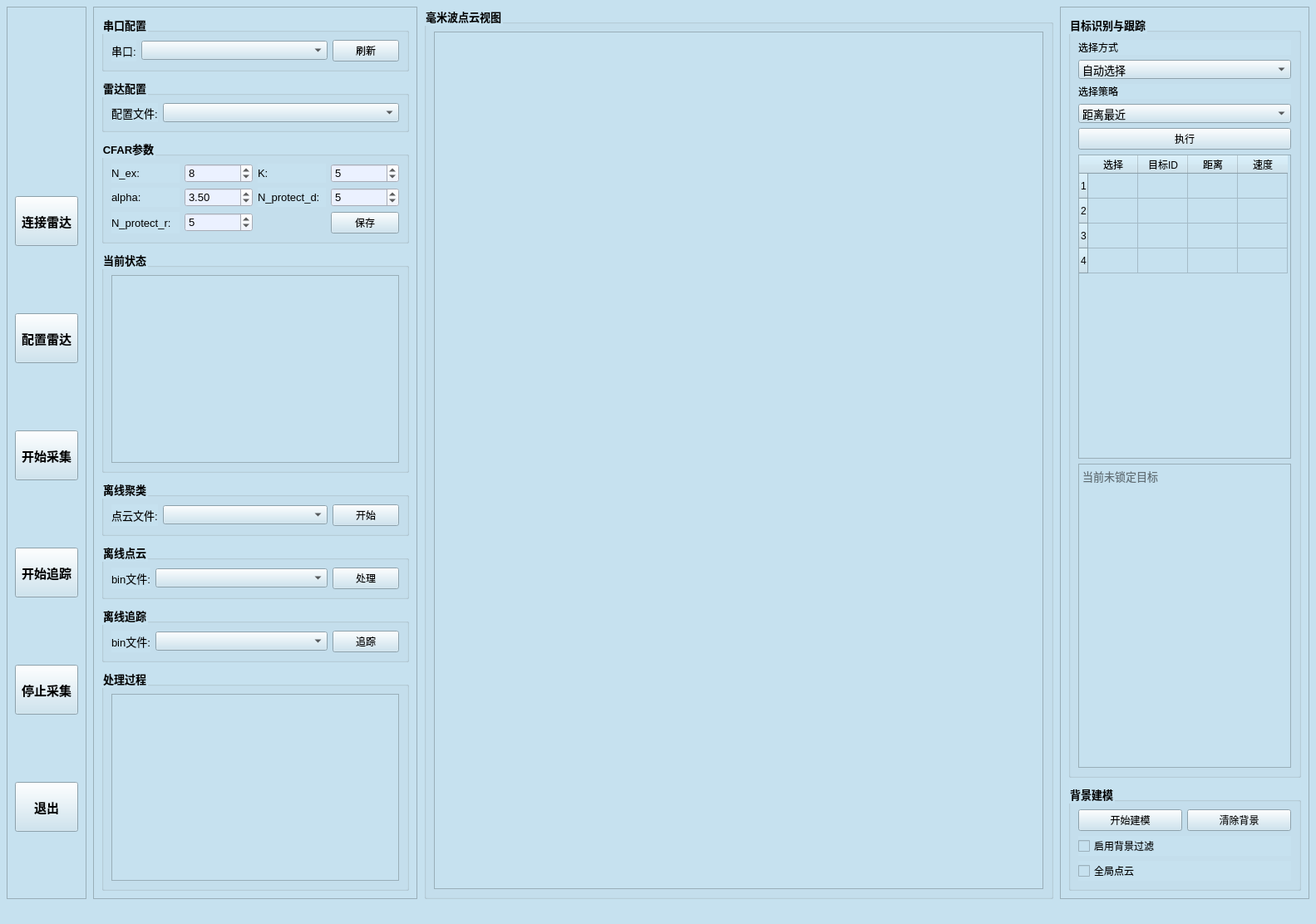
<?xml version="1.0" encoding="UTF-8"?>
<ui version="4.0">
 <class>RadarGUIRedesignV2</class>
 <widget class="QMainWindow" name="RadarGUIRedesignV2">
  <property name="geometry">
   <rect>
    <x>0</x>
    <y>0</y>
    <width>1583</width>
    <height>1112</height>
   </rect>
  </property>
  <property name="windowTitle">
   <string>单目标识别与自主跟随系统</string>
  </property>
  <property name="styleSheet">
   <string notr="true">
background-color: rgb(198, 225, 239);
</string>
  </property>
  <widget class="QWidget" name="centralwidget">
   <layout class="QVBoxLayout" name="rootLayout">
    <property name="spacing">
     <number>8</number>
    </property>
    <property name="leftMargin">
     <number>8</number>
    </property>
    <property name="topMargin">
     <number>8</number>
    </property>
    <property name="rightMargin">
     <number>8</number>
    </property>
    <property name="bottomMargin">
     <number>8</number>
    </property>
    <item>
     <layout class="QHBoxLayout" name="mainLayout" stretch="0,0,1,0">
      <property name="spacing">
       <number>8</number>
      </property>
      <item>
       <widget class="QFrame" name="navFrame">
        <property name="minimumSize">
         <size>
          <width>86</width>
          <height>0</height>
         </size>
        </property>
        <property name="maximumSize">
         <size>
          <width>96</width>
          <height>16777215</height>
         </size>
        </property>
        <property name="styleSheet">
         <string notr="true"/>
        </property>
        <property name="frameShape">
         <enum>QFrame::StyledPanel</enum>
        </property>
        <layout class="QVBoxLayout" name="navLayout">
         <property name="spacing">
          <number>12</number>
         </property>
         <item>
          <widget class="QLabel" name="logoLabel">
           <property name="minimumSize">
            <size>
             <width>68</width>
             <height>68</height>
            </size>
           </property>
           <property name="maximumSize">
            <size>
             <width>68</width>
             <height>68</height>
            </size>
           </property>
           <property name="text">
            <string/>
           </property>
           <property name="pixmap">
            <pixmap>8.png</pixmap>
           </property>
           <property name="alignment">
            <set>Qt::AlignCenter</set>
           </property>
          </widget>
         </item>
         <item>
          <widget class="QPushButton" name="connectButton">
           <property name="minimumSize">
            <size>
             <width>74</width>
             <height>60</height>
            </size>
           </property>
           <property name="font">
            <font>
             <pointsize>11</pointsize>
             <weight>75</weight>
             <bold>true</bold>
            </font>
           </property>
           <property name="text">
            <string>连接雷达</string>
           </property>
          </widget>
         </item>
         <item>
          <widget class="QPushButton" name="configureButton">
           <property name="minimumSize">
            <size>
             <width>74</width>
             <height>60</height>
            </size>
           </property>
           <property name="font">
            <font>
             <pointsize>11</pointsize>
             <weight>75</weight>
             <bold>true</bold>
            </font>
           </property>
           <property name="text">
            <string>配置雷达</string>
           </property>
          </widget>
         </item>
         <item>
          <widget class="QPushButton" name="pushButton_2">
           <property name="minimumSize">
            <size>
             <width>74</width>
             <height>60</height>
            </size>
           </property>
           <property name="font">
            <font>
             <pointsize>11</pointsize>
             <weight>75</weight>
             <bold>true</bold>
            </font>
           </property>
           <property name="text">
            <string>开始采集</string>
           </property>
          </widget>
         </item>
         <item>
          <widget class="QPushButton" name="pushButton_6">
           <property name="minimumSize">
            <size>
             <width>74</width>
             <height>60</height>
            </size>
           </property>
           <property name="font">
            <font>
             <pointsize>11</pointsize>
             <weight>75</weight>
             <bold>true</bold>
            </font>
           </property>
           <property name="text">
            <string>开始追踪</string>
           </property>
          </widget>
         </item>
         <item>
          <widget class="QPushButton" name="pushButton_3">
           <property name="minimumSize">
            <size>
             <width>74</width>
             <height>60</height>
            </size>
           </property>
           <property name="font">
            <font>
             <pointsize>11</pointsize>
             <weight>75</weight>
             <bold>true</bold>
            </font>
           </property>
           <property name="text">
            <string>停止采集</string>
           </property>
          </widget>
         </item>
         <item>
          <widget class="QPushButton" name="pushButton">
           <property name="minimumSize">
            <size>
             <width>74</width>
             <height>60</height>
            </size>
           </property>
           <property name="font">
            <font>
             <pointsize>11</pointsize>
             <weight>75</weight>
             <bold>true</bold>
            </font>
           </property>
           <property name="text">
            <string>退出</string>
           </property>
          </widget>
         </item>
        </layout>
       </widget>
      </item>
      <item>
       <widget class="QFrame" name="configPanel">
        <property name="minimumSize">
         <size>
          <width>390</width>
          <height>0</height>
         </size>
        </property>
        <property name="maximumSize">
         <size>
          <width>460</width>
          <height>16777215</height>
         </size>
        </property>
        <property name="frameShape">
         <enum>QFrame::StyledPanel</enum>
        </property>
        <layout class="QVBoxLayout" name="configPanelLayout">
         <property name="spacing">
          <number>8</number>
         </property>
         <item>
          <widget class="QGroupBox" name="serialGroup">
           <property name="font">
            <font>
             <pointsize>10</pointsize>
             <weight>75</weight>
             <bold>true</bold>
            </font>
           </property>
           <property name="title">
            <string>串口配置</string>
           </property>
           <layout class="QGridLayout" name="serialGrid">
            <item row="0" column="0">
             <widget class="QLabel" name="label">
              <property name="sizePolicy">
               <sizepolicy hsizetype="Fixed" vsizetype="Preferred">
                <horstretch>0</horstretch>
                <verstretch>0</verstretch>
               </sizepolicy>
              </property>
              <property name="font">
               <font>
                <pointsize>10</pointsize>
                <weight>50</weight>
                <bold>false</bold>
               </font>
              </property>
              <property name="text">
               <string>串口:</string>
              </property>
             </widget>
            </item>
            <item row="0" column="1">
             <widget class="QComboBox" name="serialPortCombo">
              <property name="sizePolicy">
               <sizepolicy hsizetype="Preferred" vsizetype="Fixed">
                <horstretch>0</horstretch>
                <verstretch>0</verstretch>
               </sizepolicy>
              </property>
              <property name="font">
               <font>
                <pointsize>10</pointsize>
                <weight>50</weight>
                <bold>false</bold>
               </font>
              </property>
             </widget>
            </item>
            <item row="0" column="2">
             <widget class="QPushButton" name="refreshPortsButton">
              <property name="sizePolicy">
               <sizepolicy hsizetype="Maximum" vsizetype="Fixed">
                <horstretch>0</horstretch>
                <verstretch>0</verstretch>
               </sizepolicy>
              </property>
              <property name="text">
               <string>刷新</string>
              </property>
             </widget>
            </item>
           </layout>
          </widget>
         </item>
         <item>
          <widget class="QGroupBox" name="configGroup">
           <property name="font">
            <font>
             <pointsize>10</pointsize>
             <weight>75</weight>
             <bold>true</bold>
            </font>
           </property>
           <property name="title">
            <string>雷达配置</string>
           </property>
           <layout class="QGridLayout" name="configGrid">
            <item row="0" column="0">
             <widget class="QLabel" name="label_2">
              <property name="sizePolicy">
               <sizepolicy hsizetype="Fixed" vsizetype="Preferred">
                <horstretch>0</horstretch>
                <verstretch>0</verstretch>
               </sizepolicy>
              </property>
              <property name="font">
               <font>
                <pointsize>10</pointsize>
                <weight>50</weight>
                <bold>false</bold>
               </font>
              </property>
              <property name="text">
               <string>配置文件:</string>
              </property>
             </widget>
            </item>
            <item row="0" column="1">
             <widget class="QComboBox" name="configFileCombo">
              <property name="font">
               <font>
                <pointsize>10</pointsize>
                <weight>50</weight>
                <bold>false</bold>
               </font>
              </property>
             </widget>
            </item>
           </layout>
          </widget>
         </item>
         <item>
          <widget class="QGroupBox" name="cfarGroup">
           <property name="font">
            <font>
             <pointsize>10</pointsize>
             <weight>75</weight>
             <bold>true</bold>
            </font>
           </property>
           <property name="title">
            <string>CFAR参数</string>
           </property>
           <layout class="QGridLayout" name="cfarGrid">
            <item row="0" column="0">
             <widget class="QLabel" name="labelNex">
              <property name="font">
               <font>
                <pointsize>10</pointsize>
                <weight>50</weight>
                <bold>false</bold>
               </font>
              </property>
              <property name="text">
               <string>N_ex:</string>
              </property>
              <property name="alignment">
               <set>Qt::AlignLeading|Qt::AlignLeft|Qt::AlignVCenter</set>
              </property>
             </widget>
            </item>
            <item row="1" column="0">
             <widget class="QLabel" name="labelAlpha">
              <property name="font">
               <font>
                <pointsize>10</pointsize>
                <weight>50</weight>
                <bold>false</bold>
               </font>
              </property>
              <property name="text">
               <string>alpha:</string>
              </property>
              <property name="alignment">
               <set>Qt::AlignLeading|Qt::AlignLeft|Qt::AlignVCenter</set>
              </property>
             </widget>
            </item>
            <item row="2" column="0">
             <widget class="QLabel" name="labelPr">
              <property name="font">
               <font>
                <pointsize>10</pointsize>
                <weight>50</weight>
                <bold>false</bold>
               </font>
              </property>
              <property name="text">
               <string>N_protect_r:</string>
              </property>
             </widget>
            </item>
            <item row="1" column="1">
             <widget class="QDoubleSpinBox" name="spinAlpha">
              <property name="font">
               <font>
                <pointsize>10</pointsize>
                <weight>50</weight>
                <bold>false</bold>
               </font>
              </property>
              <property name="styleSheet">
               <string notr="true">background-color: rgb(235, 241, 255);</string>
              </property>
              <property name="decimals">
               <number>2</number>
              </property>
              <property name="value">
               <double>3.500000000000000</double>
              </property>
             </widget>
            </item>
            <item row="0" column="1">
             <widget class="QSpinBox" name="spinNex">
              <property name="font">
               <font>
                <pointsize>10</pointsize>
                <weight>50</weight>
                <bold>false</bold>
               </font>
              </property>
              <property name="styleSheet">
               <string notr="true">background-color: rgb(235, 241, 255);</string>
              </property>
              <property name="value">
               <number>8</number>
              </property>
             </widget>
            </item>
            <item row="0" column="3">
             <widget class="QSpinBox" name="spinK">
              <property name="font">
               <font>
                <pointsize>10</pointsize>
                <weight>50</weight>
                <bold>false</bold>
               </font>
              </property>
              <property name="styleSheet">
               <string notr="true">background-color: rgb(235, 241, 255);</string>
              </property>
              <property name="value">
               <number>5</number>
              </property>
             </widget>
            </item>
            <item row="2" column="1">
             <widget class="QSpinBox" name="spinProtectR">
              <property name="font">
               <font>
                <pointsize>10</pointsize>
                <weight>50</weight>
                <bold>false</bold>
               </font>
              </property>
              <property name="styleSheet">
               <string notr="true">background-color: rgb(235, 241, 255);</string>
              </property>
              <property name="value">
               <number>5</number>
              </property>
             </widget>
            </item>
            <item row="0" column="2">
             <widget class="QLabel" name="labelK">
              <property name="font">
               <font>
                <pointsize>10</pointsize>
                <weight>50</weight>
                <bold>false</bold>
               </font>
              </property>
              <property name="text">
               <string>K:</string>
              </property>
              <property name="textFormat">
               <enum>Qt::AutoText</enum>
              </property>
              <property name="alignment">
               <set>Qt::AlignLeading|Qt::AlignLeft|Qt::AlignVCenter</set>
              </property>
             </widget>
            </item>
            <item row="1" column="2">
             <widget class="QLabel" name="labelPd">
              <property name="font">
               <font>
                <pointsize>10</pointsize>
                <weight>50</weight>
                <bold>false</bold>
               </font>
              </property>
              <property name="text">
               <string>N_protect_d:</string>
              </property>
             </widget>
            </item>
            <item row="1" column="3">
             <widget class="QSpinBox" name="spinProtectD">
              <property name="font">
               <font>
                <pointsize>10</pointsize>
                <weight>50</weight>
                <bold>false</bold>
               </font>
              </property>
              <property name="styleSheet">
               <string notr="true">background-color: rgb(235, 241, 255);</string>
              </property>
              <property name="value">
               <number>5</number>
              </property>
             </widget>
            </item>
            <item row="2" column="3">
             <widget class="QPushButton" name="cfarSaveButton">
              <property name="text">
               <string>保存</string>
              </property>
             </widget>
            </item>
           </layout>
          </widget>
         </item>
         <item>
          <widget class="QGroupBox" name="captureGroup">
           <property name="font">
            <font>
             <pointsize>10</pointsize>
             <weight>75</weight>
             <bold>true</bold>
            </font>
           </property>
           <property name="title">
            <string>当前状态</string>
           </property>
           <layout class="QVBoxLayout" name="captureLayout">
            <item>
             <widget class="QTextEdit" name="textEdit">
              <property name="minimumSize">
               <size>
                <width>0</width>
                <height>150</height>
               </size>
              </property>
              <property name="font">
               <font>
                <pointsize>10</pointsize>
                <weight>50</weight>
                <bold>false</bold>
               </font>
              </property>
             </widget>
            </item>
           </layout>
          </widget>
         </item>
         <item>
          <widget class="QGroupBox" name="pointCloudGroup">
           <property name="font">
            <font>
             <pointsize>10</pointsize>
             <weight>75</weight>
             <bold>true</bold>
            </font>
           </property>
           <property name="title">
            <string>离线聚类</string>
           </property>
           <layout class="QGridLayout" name="pointCloudGrid">
            <item row="0" column="1">
             <widget class="QComboBox" name="pointCloudCombo">
              <property name="font">
               <font>
                <pointsize>10</pointsize>
                <weight>50</weight>
                <bold>false</bold>
               </font>
              </property>
             </widget>
            </item>
            <item row="0" column="0">
             <widget class="QLabel" name="pointCloudLabel">
              <property name="sizePolicy">
               <sizepolicy hsizetype="Fixed" vsizetype="Preferred">
                <horstretch>0</horstretch>
                <verstretch>0</verstretch>
               </sizepolicy>
              </property>
              <property name="font">
               <font>
                <pointsize>10</pointsize>
                <weight>50</weight>
                <bold>false</bold>
               </font>
              </property>
              <property name="text">
               <string>点云文件:</string>
              </property>
             </widget>
            </item>
            <item row="0" column="2">
             <widget class="QPushButton" name="pushButton_4">
              <property name="sizePolicy">
               <sizepolicy hsizetype="Maximum" vsizetype="Fixed">
                <horstretch>0</horstretch>
                <verstretch>0</verstretch>
               </sizepolicy>
              </property>
              <property name="text">
               <string>开始</string>
              </property>
             </widget>
            </item>
           </layout>
          </widget>
         </item>
         <item>
          <widget class="QGroupBox" name="offlinePointCloudGroup">
           <property name="font">
            <font>
             <pointsize>10</pointsize>
             <weight>75</weight>
             <bold>true</bold>
            </font>
           </property>
           <property name="title">
            <string>离线点云</string>
           </property>
           <layout class="QGridLayout" name="offlineGrid">
            <item row="0" column="0">
             <widget class="QLabel" name="offlineBinLabel">
              <property name="sizePolicy">
               <sizepolicy hsizetype="Fixed" vsizetype="Preferred">
                <horstretch>0</horstretch>
                <verstretch>0</verstretch>
               </sizepolicy>
              </property>
              <property name="font">
               <font>
                <pointsize>10</pointsize>
                <weight>50</weight>
                <bold>false</bold>
               </font>
              </property>
              <property name="text">
               <string>bin文件:</string>
              </property>
             </widget>
            </item>
            <item row="0" column="1">
             <widget class="QComboBox" name="offlineBinCombo">
              <property name="font">
               <font>
                <pointsize>10</pointsize>
                <weight>50</weight>
                <bold>false</bold>
               </font>
              </property>
             </widget>
            </item>
            <item row="0" column="2">
             <widget class="QPushButton" name="offlineProcessButton">
              <property name="sizePolicy">
               <sizepolicy hsizetype="Maximum" vsizetype="Fixed">
                <horstretch>0</horstretch>
                <verstretch>0</verstretch>
               </sizepolicy>
              </property>
              <property name="text">
               <string>处理</string>
              </property>
             </widget>
            </item>
           </layout>
          </widget>
         </item>
         <item>
          <widget class="QGroupBox" name="offlinePointCloudGroup_2">
           <property name="font">
            <font>
             <pointsize>10</pointsize>
             <weight>75</weight>
             <bold>true</bold>
            </font>
           </property>
           <property name="title">
            <string>离线追踪</string>
           </property>
           <layout class="QGridLayout" name="offlineGrid_2">
            <item row="0" column="0">
             <widget class="QLabel" name="offlineBinLabel_2">
              <property name="sizePolicy">
               <sizepolicy hsizetype="Fixed" vsizetype="Preferred">
                <horstretch>0</horstretch>
                <verstretch>0</verstretch>
               </sizepolicy>
              </property>
              <property name="font">
               <font>
                <pointsize>10</pointsize>
                <weight>50</weight>
                <bold>false</bold>
               </font>
              </property>
              <property name="text">
               <string>bin文件:</string>
              </property>
             </widget>
            </item>
            <item row="0" column="1">
             <widget class="QComboBox" name="offlineBinCombo_2">
              <property name="font">
               <font>
                <pointsize>10</pointsize>
                <weight>50</weight>
                <bold>false</bold>
               </font>
              </property>
             </widget>
            </item>
            <item row="0" column="2">
             <widget class="QPushButton" name="offlineProcessButton_2">
              <property name="sizePolicy">
               <sizepolicy hsizetype="Maximum" vsizetype="Fixed">
                <horstretch>0</horstretch>
                <verstretch>0</verstretch>
               </sizepolicy>
              </property>
              <property name="text">
               <string>追踪</string>
              </property>
             </widget>
            </item>
           </layout>
          </widget>
         </item>
         <item>
          <widget class="QGroupBox" name="logGroup">
           <property name="font">
            <font>
             <pointsize>10</pointsize>
             <weight>75</weight>
             <bold>true</bold>
            </font>
           </property>
           <property name="title">
            <string>处理过程</string>
           </property>
           <layout class="QVBoxLayout" name="logGroupLayout">
            <item>
             <widget class="QTextEdit" name="logTextEdit">
              <property name="minimumSize">
               <size>
                <width>0</width>
                <height>210</height>
               </size>
              </property>
              <property name="font">
               <font>
                <pointsize>10</pointsize>
                <weight>50</weight>
                <bold>false</bold>
               </font>
              </property>
             </widget>
            </item>
           </layout>
          </widget>
         </item>
        </layout>
       </widget>
      </item>
      <item>
       <widget class="QGroupBox" name="groupBox">
        <property name="font">
         <font>
          <pointsize>10</pointsize>
          <weight>75</weight>
          <bold>true</bold>
         </font>
        </property>
        <property name="title">
         <string>毫米波点云视图</string>
        </property>
        <layout class="QVBoxLayout" name="pointCloudLayout">
         <item>
          <widget class="QGraphicsView" name="graphicsView">
           <property name="minimumSize">
            <size>
             <width>520</width>
             <height>520</height>
            </size>
           </property>
           <property name="font">
            <font>
             <pointsize>10</pointsize>
             <weight>50</weight>
             <bold>false</bold>
            </font>
           </property>
          </widget>
         </item>
        </layout>
       </widget>
      </item>
      <item>
       <widget class="QFrame" name="taskPanel">
        <property name="minimumSize">
         <size>
          <width>300</width>
          <height>0</height>
         </size>
        </property>
        <property name="maximumSize">
         <size>
          <width>360</width>
          <height>16777215</height>
         </size>
        </property>
        <property name="frameShape">
         <enum>QFrame::StyledPanel</enum>
        </property>
        <layout class="QVBoxLayout" name="taskPanelLayout">
         <property name="spacing">
          <number>8</number>
         </property>
         <item>
          <widget class="QGroupBox" name="targetTrackingGroup">
           <property name="font">
            <font>
             <pointsize>10</pointsize>
             <weight>75</weight>
             <bold>true</bold>
            </font>
           </property>
           <property name="title">
            <string>目标识别与跟踪</string>
           </property>
           <layout class="QVBoxLayout" name="targetTrackingLayout">
            <item>
             <widget class="QLabel" name="targetModeLabel">
              <property name="text">
               <string>选择方式</string>
              </property>
             </widget>
            </item>
            <item>
             <widget class="QComboBox" name="targetModeCombo">
              <property name="font">
               <font>
                <pointsize>10</pointsize>
                <weight>50</weight>
                <bold>false</bold>
               </font>
              </property>
              <item>
               <property name="text">
                <string>自动选择</string>
               </property>
              </item>
              <item>
               <property name="text">
                <string>人工点击候选目标</string>
               </property>
              </item>
             </widget>
            </item>
            <item>
             <widget class="QLabel" name="targetRuleLabel">
              <property name="text">
               <string>选择策略</string>
              </property>
             </widget>
            </item>
            <item>
             <widget class="QComboBox" name="targetRuleCombo">
              <property name="font">
               <font>
                <pointsize>10</pointsize>
                <weight>50</weight>
                <bold>false</bold>
               </font>
              </property>
              <item>
               <property name="text">
                <string>距离最近</string>
               </property>
              </item>
              <item>
               <property name="text">
                <string>速度最快</string>
               </property>
              </item>
              <item>
               <property name="text">
                <string>运动点优先</string>
               </property>
              </item>
             </widget>
            </item>
            <item>
             <widget class="QPushButton" name="autoSelectButton">
              <property name="text">
               <string>执行</string>
              </property>
             </widget>
            </item>
            <item>
             <widget class="QTableWidget" name="tableWidget">
              <property name="sizePolicy">
               <sizepolicy hsizetype="Fixed" vsizetype="Expanding">
                <horstretch>0</horstretch>
                <verstretch>0</verstretch>
               </sizepolicy>
              </property>
              <property name="rowCount">
               <number>4</number>
              </property>
              <attribute name="horizontalHeaderCascadingSectionResizes">
               <bool>false</bool>
              </attribute>
              <attribute name="horizontalHeaderMinimumSectionSize">
               <number>40</number>
              </attribute>
              <attribute name="horizontalHeaderDefaultSectionSize">
               <number>60</number>
              </attribute>
              <row/>
              <row/>
              <row/>
              <row/>
              <column>
               <property name="text">
                <string>选择</string>
               </property>
               <property name="textAlignment">
                <set>AlignCenter</set>
               </property>
              </column>
              <column>
               <property name="text">
                <string>目标ID</string>
               </property>
              </column>
              <column>
               <property name="text">
                <string>距离</string>
               </property>
              </column>
              <column>
               <property name="text">
                <string>速度</string>
               </property>
              </column>
             </widget>
            </item>
            <item>
             <widget class="QTextEdit" name="lockedTargetInfoText">
              <property name="minimumSize">
               <size>
                <width>0</width>
                <height>82</height>
               </size>
              </property>
              <property name="font">
               <font>
                <pointsize>10</pointsize>
                <weight>50</weight>
                <bold>false</bold>
               </font>
              </property>
              <property name="placeholderText">
               <string>当前未锁定目标</string>
              </property>
             </widget>
            </item>
           </layout>
          </widget>
         </item>
         <item>
          <widget class="QGroupBox" name="backgroundModelGroup">
           <property name="font">
            <font>
             <pointsize>10</pointsize>
             <weight>75</weight>
             <bold>true</bold>
            </font>
           </property>
           <property name="title">
            <string>背景建模</string>
           </property>
           <layout class="QVBoxLayout" name="backgroundLayout">
            <item>
             <layout class="QHBoxLayout" name="backgroundButtonsLayout">
              <item>
               <widget class="QPushButton" name="backgroundStartButton">
                <property name="text">
                 <string>开始建模</string>
                </property>
               </widget>
              </item>
              <item>
               <widget class="QPushButton" name="backgroundClearButton">
                <property name="text">
                 <string>清除背景</string>
                </property>
               </widget>
              </item>
             </layout>
            </item>
            <item>
             <widget class="QCheckBox" name="backgroundFilterCheck">
              <property name="text">
               <string>启用背景过滤</string>
              </property>
             </widget>
            </item>
            <item>
             <widget class="QCheckBox" name="globalPointcloudCheck">
              <property name="text">
               <string>全局点云</string>
              </property>
             </widget>
            </item>
           </layout>
          </widget>
         </item>
        </layout>
       </widget>
      </item>
     </layout>
    </item>
   </layout>
  </widget>
  <widget class="QMenuBar" name="menubar">
   <property name="geometry">
    <rect>
     <x>0</x>
     <y>0</y>
     <width>1583</width>
     <height>23</height>
    </rect>
   </property>
  </widget>
  <widget class="QStatusBar" name="statusbar"/>
  <action name="action">
   <property name="text">
    <string>实时点云</string>
   </property>
   <property name="font">
    <font/>
   </property>
  </action>
  <action name="action_3">
   <property name="text">
    <string>离线聚类</string>
   </property>
  </action>
  <action name="action_5">
   <property name="text">
    <string>离线点云</string>
   </property>
  </action>
  <action name="action_2">
   <property name="text">
    <string>离线</string>
   </property>
  </action>
  <action name="action_4">
   <property name="text">
    <string>离线追踪</string>
   </property>
  </action>
 </widget>
 <resources/>
 <connections/>
</ui>
